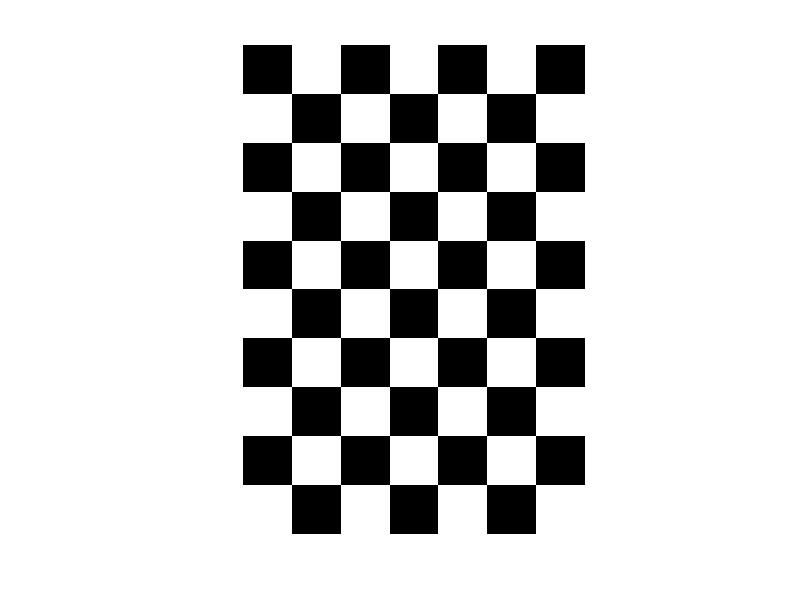

This chart was generated by the following MATLAB code:
p = 200;   %    Pixel size
m = 5;     %    image size (row)
n = 4;     %    image size (col)

I = checkerboard(p,m,n);
K = I > 0.5;



%   Eliminate one COL on the right
K = K(:,1:size(K,2)* (2*n-1)/(2*n));


imshow(K);
imwrite(K,'checkerboard.tif');